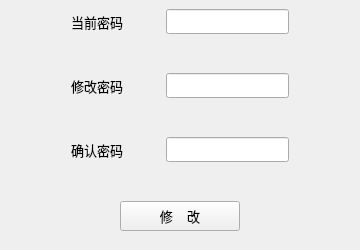
<?xml version="1.0" encoding="UTF-8"?>
<ui version="4.0">
 <class>radarToolSysSetMainWindow</class>
 <widget class="QMainWindow" name="radarToolSysSetMainWindow">
  <property name="geometry">
   <rect>
    <x>0</x>
    <y>0</y>
    <width>360</width>
    <height>250</height>
   </rect>
  </property>
  <property name="minimumSize">
   <size>
    <width>360</width>
    <height>250</height>
   </size>
  </property>
  <property name="maximumSize">
   <size>
    <width>360</width>
    <height>250</height>
   </size>
  </property>
  <property name="windowTitle">
   <string>MainWindow</string>
  </property>
  <widget class="QWidget" name="centralwidget">
   <widget class="QWidget" name="widget_4" native="true">
    <property name="geometry">
     <rect>
      <x>20</x>
      <y>0</y>
      <width>320</width>
      <height>240</height>
     </rect>
    </property>
    <property name="minimumSize">
     <size>
      <width>320</width>
      <height>240</height>
     </size>
    </property>
    <property name="maximumSize">
     <size>
      <width>320</width>
      <height>240</height>
     </size>
    </property>
    <property name="font">
     <font>
      <pointsize>10</pointsize>
     </font>
    </property>
    <layout class="QGridLayout" name="gridLayout_4">
     <item row="3" column="1">
      <spacer name="verticalSpacer_2">
       <property name="font">
        <font>
         <pointsize>10</pointsize>
        </font>
       </property>
       <property name="orientation">
        <enum>Qt::Vertical</enum>
       </property>
       <property name="sizeHint" stdset="0">
        <size>
         <width>20</width>
         <height>40</height>
        </size>
       </property>
      </spacer>
     </item>
     <item row="5" column="1">
      <spacer name="verticalSpacer_3">
       <property name="font">
        <font>
         <pointsize>10</pointsize>
        </font>
       </property>
       <property name="orientation">
        <enum>Qt::Vertical</enum>
       </property>
       <property name="sizeHint" stdset="0">
        <size>
         <width>20</width>
         <height>40</height>
        </size>
       </property>
      </spacer>
     </item>
     <item row="4" column="1">
      <widget class="QWidget" name="widget_3" native="true">
       <property name="font">
        <font>
         <pointsize>10</pointsize>
        </font>
       </property>
       <layout class="QGridLayout" name="gridLayout_3">
        <item row="0" column="2">
         <widget class="QLineEdit" name="lineEdit_3">
          <property name="minimumSize">
           <size>
            <width>0</width>
            <height>25</height>
           </size>
          </property>
          <property name="maximumSize">
           <size>
            <width>16777215</width>
            <height>25</height>
           </size>
          </property>
          <property name="font">
           <font>
            <pointsize>10</pointsize>
           </font>
          </property>
          <property name="maxLength">
           <number>6</number>
          </property>
         </widget>
        </item>
        <item row="0" column="0">
         <widget class="QLabel" name="label_3">
          <property name="font">
           <font>
            <family>Arial</family>
            <pointsize>10</pointsize>
           </font>
          </property>
          <property name="text">
           <string>确认密码</string>
          </property>
         </widget>
        </item>
        <item row="0" column="1">
         <spacer name="horizontalSpacer_3">
          <property name="font">
           <font>
            <pointsize>10</pointsize>
           </font>
          </property>
          <property name="orientation">
           <enum>Qt::Horizontal</enum>
          </property>
          <property name="sizeHint" stdset="0">
           <size>
            <width>40</width>
            <height>20</height>
           </size>
          </property>
         </spacer>
        </item>
       </layout>
      </widget>
     </item>
     <item row="0" column="1">
      <widget class="QWidget" name="widget" native="true">
       <property name="font">
        <font>
         <pointsize>10</pointsize>
        </font>
       </property>
       <layout class="QGridLayout" name="gridLayout">
        <item row="0" column="2">
         <widget class="QLineEdit" name="lineEdit">
          <property name="minimumSize">
           <size>
            <width>0</width>
            <height>25</height>
           </size>
          </property>
          <property name="maximumSize">
           <size>
            <width>16777215</width>
            <height>25</height>
           </size>
          </property>
          <property name="font">
           <font>
            <pointsize>10</pointsize>
           </font>
          </property>
          <property name="maxLength">
           <number>6</number>
          </property>
         </widget>
        </item>
        <item row="0" column="0">
         <widget class="QLabel" name="label">
          <property name="font">
           <font>
            <family>Arial</family>
            <pointsize>10</pointsize>
           </font>
          </property>
          <property name="text">
           <string>当前密码</string>
          </property>
         </widget>
        </item>
        <item row="0" column="1">
         <spacer name="horizontalSpacer">
          <property name="font">
           <font>
            <pointsize>10</pointsize>
           </font>
          </property>
          <property name="orientation">
           <enum>Qt::Horizontal</enum>
          </property>
          <property name="sizeHint" stdset="0">
           <size>
            <width>40</width>
            <height>20</height>
           </size>
          </property>
         </spacer>
        </item>
       </layout>
      </widget>
     </item>
     <item row="1" column="1">
      <spacer name="verticalSpacer">
       <property name="font">
        <font>
         <pointsize>10</pointsize>
        </font>
       </property>
       <property name="orientation">
        <enum>Qt::Vertical</enum>
       </property>
       <property name="sizeHint" stdset="0">
        <size>
         <width>20</width>
         <height>40</height>
        </size>
       </property>
      </spacer>
     </item>
     <item row="2" column="1">
      <widget class="QWidget" name="widget_2" native="true">
       <property name="font">
        <font>
         <pointsize>10</pointsize>
        </font>
       </property>
       <layout class="QGridLayout" name="gridLayout_2">
        <item row="0" column="2">
         <widget class="QLineEdit" name="lineEdit_2">
          <property name="minimumSize">
           <size>
            <width>0</width>
            <height>25</height>
           </size>
          </property>
          <property name="maximumSize">
           <size>
            <width>16777215</width>
            <height>25</height>
           </size>
          </property>
          <property name="font">
           <font>
            <pointsize>10</pointsize>
           </font>
          </property>
          <property name="maxLength">
           <number>6</number>
          </property>
         </widget>
        </item>
        <item row="0" column="0">
         <widget class="QLabel" name="label_2">
          <property name="font">
           <font>
            <family>Arial</family>
            <pointsize>10</pointsize>
           </font>
          </property>
          <property name="text">
           <string>修改密码</string>
          </property>
         </widget>
        </item>
        <item row="0" column="1">
         <spacer name="horizontalSpacer_2">
          <property name="font">
           <font>
            <pointsize>10</pointsize>
           </font>
          </property>
          <property name="orientation">
           <enum>Qt::Horizontal</enum>
          </property>
          <property name="sizeHint" stdset="0">
           <size>
            <width>40</width>
            <height>20</height>
           </size>
          </property>
         </spacer>
        </item>
       </layout>
      </widget>
     </item>
     <item row="0" column="0">
      <spacer name="horizontalSpacer_4">
       <property name="font">
        <font>
         <pointsize>10</pointsize>
        </font>
       </property>
       <property name="orientation">
        <enum>Qt::Horizontal</enum>
       </property>
       <property name="sizeHint" stdset="0">
        <size>
         <width>40</width>
         <height>20</height>
        </size>
       </property>
      </spacer>
     </item>
     <item row="0" column="2">
      <spacer name="horizontalSpacer_5">
       <property name="font">
        <font>
         <pointsize>10</pointsize>
        </font>
       </property>
       <property name="orientation">
        <enum>Qt::Horizontal</enum>
       </property>
       <property name="sizeHint" stdset="0">
        <size>
         <width>40</width>
         <height>20</height>
        </size>
       </property>
      </spacer>
     </item>
     <item row="6" column="0" colspan="3">
      <widget class="QWidget" name="widget_5" native="true">
       <property name="font">
        <font>
         <pointsize>10</pointsize>
        </font>
       </property>
       <layout class="QGridLayout" name="gridLayout_5">
        <item row="0" column="0">
         <widget class="QPushButton" name="pushButton">
          <property name="minimumSize">
           <size>
            <width>120</width>
            <height>30</height>
           </size>
          </property>
          <property name="maximumSize">
           <size>
            <width>120</width>
            <height>30</height>
           </size>
          </property>
          <property name="font">
           <font>
            <family>Arial</family>
            <pointsize>10</pointsize>
           </font>
          </property>
          <property name="text">
           <string>修    改</string>
          </property>
         </widget>
        </item>
       </layout>
      </widget>
     </item>
    </layout>
   </widget>
  </widget>
  <widget class="QMenuBar" name="menubar">
   <property name="geometry">
    <rect>
     <x>0</x>
     <y>0</y>
     <width>360</width>
     <height>21</height>
    </rect>
   </property>
  </widget>
 </widget>
 <resources/>
 <connections/>
</ui>
